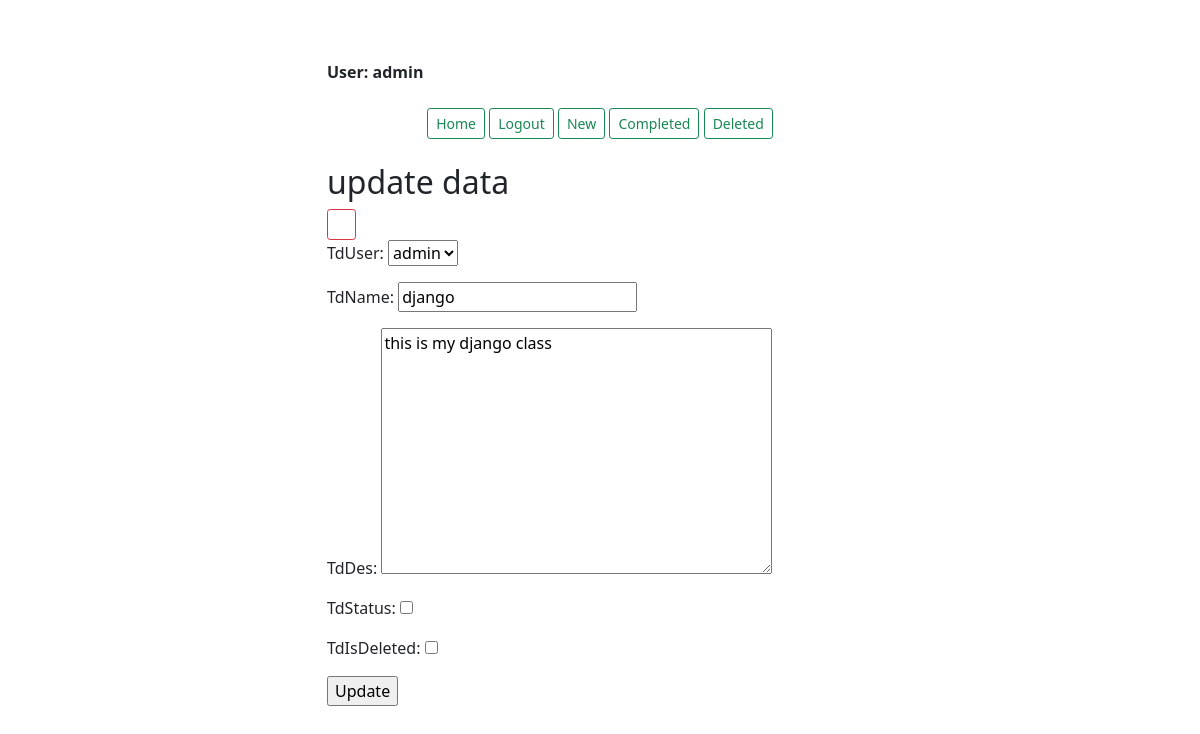
The page /update/6/ (signed in) on the database its author committed.
### base/models.py (models this page shows, shortened)
class tbTodo(models.Model):
    tdUser = models.ForeignKey(User, on_delete=models.CASCADE)
    tdName =models.CharField(max_length=50)
    tdDes = models.TextField(null=True , blank=True)
    tdStatus = models.BooleanField(default=False)
    tdIsDeleted = models.BooleanField(default= False)
    tdDate = models.DateTimeField(auto_now_add=True)

### base/views.py (the view)
# urls.py: path('update/<int:pk>/',  tbTodoUpdateView.as_view(),name = 'update'),
class tbTodoUpdateView(LoginRequiredMixin, UpdateView):
    model = tbTodo
    template_name = "update.html"
    fields = '__all__'
    success_url = reverse_lazy('task')

### templates/update.html (shortened to what this page needs)
{% extends 'base.html' %}
{% block baseBlock %}
<h2> update data</h2>
<a href="{% url 'task' %}"><button type="button" class="btn btn-sm btn-outline-danger"><i class="bi bi-arrow-left"></i></button></a>
<form method='POST'>
    {{form.as_p}}
    <input type='submit' value='Update'>
</form>
{% endblock baseBlock %}

### templates/header.html (shortened to what this page needs)
<!DOCTYPE html>
<html lang="en">
<head>
  {% load static %}
  <link href="{% static '/bootstrap/css/bootstrap.min.css' %} " rel="stylesheet">
  <link rel="stylesheet" href="{% static '/css/style_main.css' %} " >
  <link rel="stylesheet" href="{% static '/icon/font/bootstrap-icons.min.css' %}">
</head>
<body>
  <div class="container">
    <div class="row">
        <div class="col-md-6 offset-md-3">
          {% if request.user.is_authenticated %}
          <strong class="text-left">User: {{request.user}}</strong>
          <p class="text-center m-4">
                <a href="{% url 'task' %}"><button type="button" class="btn btn-sm btn-outline-success">Home</button></a>
                <a href="{% url 'logout' %}"><button type="button" class="btn btn-sm btn-outline-success">Logout</button></a>
                <a href="{% url 'create' %}"><button type="button" class="btn btn-sm btn-outline-success">New</button></a>
                <a href="{% url 'completed' %}"><button type="button" class="btn btn-sm btn-outline-success">Completed</button></a>
                <a href="{% url 'deleted' %}"><button type="button" class="btn btn-sm btn-outline-success">Deleted</button></a>
                {% else %}
                <a href="">login</a>
              {% endif %}
            </p>

### static/css/style_main.css (style rules this page uses)
body { padding-top: 60px; padding-bottom: 60px; }

### rows shown on the page
tbTodo: tdUser "admin", tdName "django", tdDes "this is my django class"

### other values the page prints
{{ request.user }} "admin"
